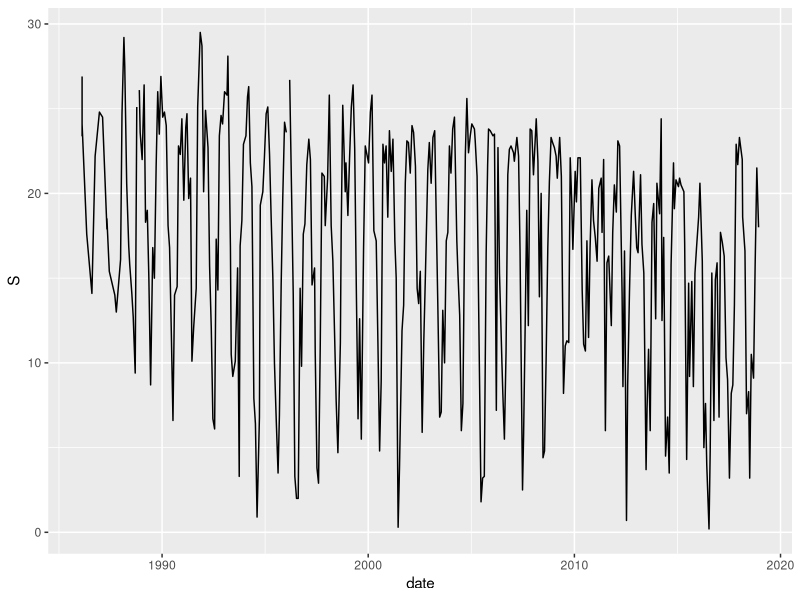

Reproduce this figure in R.
library(tidyr)
library(dplyr)
library(ggplot2)
sz <- read.csv(file="water.csv",header = T,encoding = "UTF-8")
sz_tbl<-as_tibble(sz)
sz_tbl %>%
  filter(Salinity..psu.>0)%>%
  mutate(date=as.Date(Dates)) %>%
  mutate(S=as.double(Salinity..psu.)) %>% 
  select(date,S)%>%
  ggplot(aes(x=date,y=S))+
  geom_line()
# good work 

 
 
